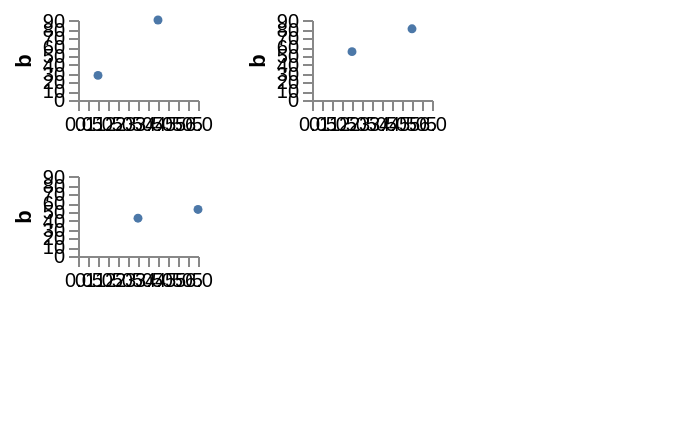

Describe this chart as a Vega-Lite specification.
### Vega specification from a JSON file in a GitHub repository (floating-point values rounded to 4 significant figures)
{"width": 300, "height": 200, "padding": 5, "data": [{"name": "table", "values": [{"a": "Alpha", "b": 28, "c": "x", "d": 1, "col": 0, "row": 0}, {"a": "Bravo", "b": 55, "c": "y", "d": 2, "col": 1, "row": 1}, {"a": "Charlie", "b": 43, "c": "x", "d": 3, "col": 2, "row": 0}, {"a": "Delta", "b": 91, "c": "z", "d": 4, "col": 0, "row": 1}, {"a": "Echo", "b": 81, "c": "y", "d": 5, "col": 1, "row": 0}, {"a": "Foxtrot", "b": 53, "c": "z", "d": 6, "col": 2, "row": 1}]}], "scales": [{"name": "x", "type": "linear", "domain": {"data": "table", "field": "d"}, "range": [0, 60]}, {"name": "y", "type": "linear", "domain": {"data": "table", "field": "b"}, "range": [40, 0]}], "layout": {"align": "each", "bounds": "full", "columns": 2, "padding": 16}, "marks": [{"type": "group", "from": {"facet": {"name": "facet", "data": "table", "groupby": ["col"]}}, "encode": {"update": {"width": {"value": 60}, "height": {"value": 40}}}, "axes": [{"orient": "left", "scale": "y", "title": "b"}, {"orient": "bottom", "scale": "x"}], "marks": [{"type": "symbol", "from": {"data": "facet"}, "encode": {"enter": {"x": {"scale": "x", "field": "d"}, "y": {"scale": "y", "field": "b"}, "size": {"value": 20}}}}]}]}
